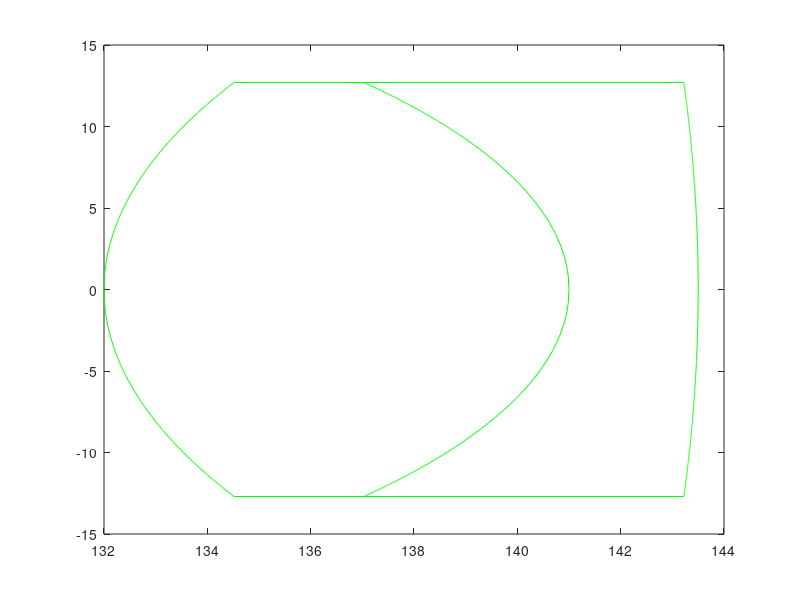

Write the MATLAB code that produced this figure. (Note: this script raises an error after producing the figure.)
%% lets have a clean sheett
clc; close all; clear all;

%% Let us have the follow Achromatic lense paramters (in [mm])
R1 = 33.3; % Radius of curvature of left side of the first lense
R2 = -22.3; % Radius of curvature of right side of first lense (which will be radius of the left side of second lense)
R3 = -291.1; % Radius of curvature of right side of second lense
tc1 = 9; % Central thickness - first lens
tc = 11.5; % Total central thickness of Achromatic Doublet
Dia = 25.4; % Total diameter of Achromatic Doublet
te = 8.706; % Edge thickness
tc2 = 2.5; % Central thickness of second lens
lamda = 0.565; % Chosen Wavelength in um 
n0 = 1; % Refractive index surrounding the lense
%according to equations:
n1 = sqrt(1+1.5851495/(1-0.00926681282*(lamda)^(-2))+0.143559385/(1-0.0424489805*(lamda)^(-2))+1.08521269/(1-105.613573*(lamda)^(-2))); % Refractive index lense no.1
n2 = sqrt(1+1.62153902/(1-0.0122241457*(lamda)^(-2))+0.256287842/(1-0.0595736775*(lamda)^(-2))+1.64447552/(1-147.468793*(lamda)^(-2))); % Refractive index lense no.2

%% Ray transfer matrix of Achromatic Doublet according to prior calculations

Mt=[0.865706786309425,6.84822319516064;-0.0199663377803759,0.997180657633733];

%% Calculating focal points
A = Mt(1,1);
B = Mt(1,2);
C = Mt(2,1);
D = Mt(2,2);
up = (1-D)/C; % define the right principal plane
vp = (1-A)/C; % define the left principal plane
f = -1/C; % calculate effective focal length from Mt
fb = 43; % Backward focal length
ff = 47; % Forward focal length
L = ff+85;

%% First lets build our optic world

%lets draw the Achromatic doublet lense (2 thin lenses)
%using pitagoras, lets have the arch of the circle of R1 (imagine multipile edges of pitagoras triangles)
z1 = linspace(R1,sqrt(R1^2-(Dia/2)^2),300);
y1 = sqrt(R1^2-(z1).^2);
plot(-z1+R1+L,y1,'g');
hold on;
plot(-z1+R1+L,-y1,'g');

%using pitagoras, lets have the arch of the circle of R2 (imagine multipile edges of pitagoras triangles)
z2 = linspace(abs(R2),sqrt(R2^2-(Dia/2)^2),300);
y2 = sqrt(R2^2-(z2).^2);
plot(z2-abs(R2)+tc1+L,y2,'g');
plot(z2-abs(R2)+tc1+L,-y2,'g');

%using pitagoras, lets have the arch of the circle of R3 (imagine multipile edges of pitagoras triangles)
z3 = linspace(abs(R3),sqrt(R3^2-(Dia/2)^2),300);
y3 = sqrt(R3^2-z3.^2);
plot(z3-abs(R3)+tc+L,y3,'g');
plot(z3-abs(R3)+tc+L,-y3,'g');

%lets put some lids on the lenses so nothing important escapes
%lids will be lines between edges of 2 lenses
plot([L+R1-sqrt(R1^2-(Dia/2)^2),L+tc-(abs(R3)-sqrt(abs(R3)^2-(Dia/2)^2))],[Dia/2,Dia/2],'g');
plot([L+R1-sqrt(R1^2-(Dia/2)^2),L+tc-(abs(R3)-sqrt(abs(R3)^2-(Dia/2)^2))],[-Dia/2,-Dia/2],'g');


%%lets simulate 5 shiny rays of different random angles and trace them. all
%%rays starts at single point.
%ray starts at
z_input = L;
%and ends at
z_output = fb+85;
%with height of
y_input = 6;

%create symmetric tubular behavor around z axis
if y_input>Dia/2
    gamma = y_input-Dia/2;
    beta = y_input+Dia/2;
else
    beta = Dia/2-y_input;
    gamma = y_input+Dia/2;
end
%lets define our angles limits according to the angles forms between the
%distance of the lense and the rays starting point
teta_in_lower = atand(gamma/(z_input+R1-sqrt(R1^2-(Dia/2)^2))); % Minimum starting angle allowed
teta_in_higher = atand(beta/(z_input+R1-sqrt(R1^2-(Dia/2)^2))); % Maximum angle allowed

if y_input>Dia/2
    teta_in_lower = -teta_in_lower;
    teta_in_higher =  -teta_in_higher;
else
   teta_in_lower = -teta_in_lower;
   teta_in_higher =  teta_in_higher;
end 


teta_in = (tc2)*rand(1,1) + 0;

%lets create those 5 rays, each ray contains data of height above z, angles, phase
%occumulated until output 
[yf(1),tetacyrc(1),I_rel(1),phase_until_output(1)] = Transfer_Simulator(lamda,z_input,z_output,y_input,teta_in);

teta_in = rand(1,1);
[yf(2),tetacyrc(2),I_rel(2),phase_until_output(2)] = Transfer_Simulator(lamda,z_input,z_output,y_input,teta_in);

teta_in = rand(1,1);
[yf(3),tetacyrc(3),I_rel(3),phase_until_output(3)] = Transfer_Simulator(lamda,z_input,z_output,y_input,teta_in);

teta_in = 3*rand(1,1) -(3*2);
[yf(4),tetacyrc(4),I_rel(4),phase_until_output(4)] = Transfer_Simulator(lamda,z_input,z_output,y_input,teta_in);

teta_in = 3*rand(1,1) -(3*2);
[yf(5),tetacyrc(5),I_rel(5),phase_until_output(5)] = Transfer_Simulator(lamda,z_input,z_output,y_input,teta_in);

%define the z axis and output plain
plot([z_output+L+tc,z_output+L+tc],[-2*Dia,2*Dia],'black');
plot([0,z_output+L+tc],[0,0],'black');

%plot the mess from above
title('5 Ray Tracing Simulation');
xlabel('z axis[mm]');
ylabel('y axis[mm]');

figure;

%% lets repeat the above, now with endless number of parallel rays. hoping my laptop wont explode
L = ff+10;
z1 = linspace(R1,sqrt(R1^2-(Dia/2)^2),300);
y1 = sqrt(R1^2-(z1).^2);
plot(-z1+R1+L,y1,'g');
hold on;
plot(-z1+R1+L,-y1,'g');

z2 = linspace(abs(R2),sqrt(R2^2-(Dia/2)^2),300);
y2 = sqrt(R2^2-(z2).^2);
plot(z2-abs(R2)+tc1+L,y2,'g');
plot(z2-abs(R2)+tc1+L,-y2,'g');

z3 = linspace(abs(R3),sqrt(R3^2-(Dia/2)^2),300);
y3 = sqrt(R3^2-z3.^2);
plot(z3-abs(R3)+tc+L,y3,'g');
plot(z3-abs(R3)+tc+L,-y3,'g');

plot([L+R1-sqrt(R1^2-(Dia/2)^2),L+tc-(abs(R3)-sqrt(abs(R3)^2-(Dia/2)^2))],[Dia/2,Dia/2],'b');

plot([L+R1-sqrt(R1^2-(Dia/2)^2),L+tc-(abs(R3)-sqrt(abs(R3)^2-(Dia/2)^2))],[-Dia/2,-Dia/2],'b');
%% Now we will trace the Rays starting at different heights 
z_input = L;
z_output = fb;
y_input_max = Dia/2;
y_input_min = -(Dia/2);
teta_in = 0;
%we were told we need 10,000 rays. wow! talk about wise power
%consumption...
for m = 1 : 10000
    y_input = (y_input_max-y_input_min)*rand(1,1) + y_input_min;
    [yf_2(m),tetacyrc_2(m),I_rel_2(m),phase_until_output_2(m)] = Transfer_Simulator(lamda,z_input,z_output,y_input,teta_in);
end
hold on;

plot([z_output+L+tc,z_output+L+tc],[-Dia/2,Dia/2],'black');
plot([0,z_output+L+tc],[0,0],'black')

title('10,000 Parallel Rays Tracing Simulation - a Straight Beam of light');
xlabel('z axis[mm]');
ylabel('y axis[mm]');

%% Calculating the intensity distribution - PSF
epsilon = 0.001; % 1 micron
lower_part = -max(abs(yf_2));
higher_part = max(yf_2);

right_inter = lower_part+epsilon;
left_iter = lower_part;
% lets split the focal plain to 0.001 steps epsilonels, and count how many rays
% hit each epsilonel. 
k = 1;
while left_iter <= higher_part
    total_ray(k) = 0;
    for j = 1:length(yf_2)
        %hwo many rays in this epsilonel?
        if yf_2(j) >= left_iter && yf_2(j) <= right_inter
            %complex addition: magnitude + phase
            total_ray(k) = total_ray(k) + I_rel_2(j)*(exp(1i*phase_until_output_2(j)));
        end
    end
    %continue this for the all plain
    k = k+1;
    right_inter = right_inter + epsilon;
    left_iter = left_iter + epsilon;
end

%square magnitude of each epsilonel
for m = 1 : length(total_ray)
    PSF(m) = (abs(total_ray(m)))^2;
end

y = lower_part:epsilon:higher_part;

%for m = 1 : length(PSF)
%    if y(m)<-0.04 || y(m)>0.04
%        PSF(m) = 0;
%    end
%end

PSF_normalized = PSF/max(PSF);

figure;

plot(y,PSF_normalized);

title('Point Spread Function (PSF) of an Achromatic Doublet');
xlabel('y axis[mm]');
ylabel('Relative Intensity[(L^?2)*J]');

%% Calculating MTF
MTF = abs(fft(PSF));
length_MTF = length(MTF);
MTF_new = MTF(1:(length_MTF/2));
MTF_normalized = MTF_new/max(MTF_new);

N = length(PSF);

q=0:(N-1)/2;

Fs = 1/epsilon;
   
T = N/Fs;
    
freq = q/T;

figure;

plot(freq(1:length(MTF_normalized)),MTF_normalized);


title('Modulation Transfer Function (MTF) of an Achromatic Doublet');
xlabel('Spatial Frequency[1/mm]');
ylabel('MTF[#]');

figure;
yy2 = smooth(freq(1:length(MTF_normalized)),MTF_normalized,0.1,'rloess');
plot(freq(1:length(MTF_normalized)),MTF_normalized,'b.',freq(1:length(MTF_normalized)),yy2,'r-')
set(gca,'YLim',[-1.5 3.5])
legend('Original Data','Smoothed Data Using ''rloess''',...
       'Location','NW')
   hold on;
   XY1=[0,1];
   XY2=[1000,0];
   
   plot(XY1,XY2);

title('Modulation Transfer Function (MTF) of an Achromatic Doublet');
xlabel('Spatial Frequency[1/mm]');
ylabel('MTF[#]');
    




 


